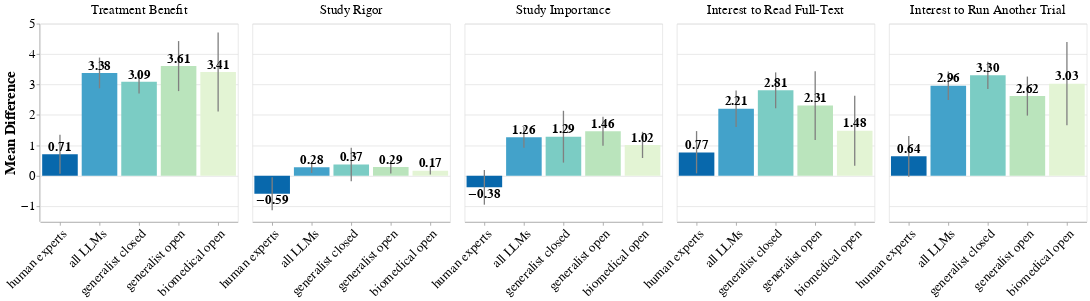

Notebook code cell kept with this figure:
### Markdown cell above
### Plots

### Code cell
# Create a mapping for custom facet titles
facet_title_mapping = {
    'benefit': 'Treatment Benefit',
    'rigor': 'Study Rigor',
    'importance': 'Study Importance',
    'full_text': 'Interest to Read Full-Text',
    'another_trial': 'Interest to Run Another Trial'
}

# Define the desired order for the facets
facet_order = ['Treatment Benefit', 'Study Rigor', 'Study Importance', 'Interest to Read Full-Text', 'Interest to Run Another Trial']

color_mapping = {
    'human experts': '#0868ac', 
    'all LLMs': '#43a2ca',  
    'generalist closed': '#7bccc4',  
    'generalist open': '#bae4bc',  
    'biomedical open': '#E3F4D4'
}

method_order = ['human experts', 'all LLMs', 'generalist closed', 'generalist open', 'biomedical open']

# Apply the mapping as a calculated field
chart_data = model_stats_final_df.copy()
chart_data['metric'] = chart_data['metric'].map(facet_title_mapping)

# Configure global font sizes
chart_config = {
    "axis": {"labelFontSize": 20, "titleFontSize": 22},  # Axis labels and titles
    "header": {"labelFontSize": 20, "titleFontSize": 22},  # Facet headers
    "legend": {"labelFontSize": 18, "titleFontSize": 20},  # Legend labels and titles
    "text": {"fontSize": 20},  # Text mark size
}

# Bar chart
bars = alt.Chart(chart_data).mark_bar().encode(
    x=alt.X('method:N', title=None, axis=alt.Axis(labelAngle=-45), sort=method_order),
    y=alt.Y('mean_diff:Q', title='Mean Difference'),
    color=alt.Color('method:N', title='Method', legend=None, scale=alt.Scale(domain=list(color_mapping.keys()), range=list(color_mapping.values())))
).properties(
    width=300,  # Set the width to 300 pixels
    height=300  # Set the height to 300 pixels
)

# Error bars
error_bars = alt.Chart(chart_data).mark_errorbar().encode(
    alt.X("method:N", sort=method_order),
    alt.Y("ci_lower:Q").title("Mean Difference"),
    alt.Y2("ci_upper:Q"),
    strokeWidth=alt.value(2),
    color=alt.value('gray')
)

# Add value labels
text = bars.mark_text(
    align='center',
    baseline='bottom',
    fontWeight='bold',
    dy=alt.expr(expr=alt.expr.if_(alt.datum.mean_diff >= 0, -1, 20))  # Adjust the position of the text    
).encode(
    text=alt.Text('mean_diff:Q', format='.2f'),
    color=alt.value('black')  # Set text color to black
)

# Combine layers and facet
chart = alt.layer(bars, error_bars, text, data=chart_data).facet(
    column=alt.Column('metric:N', title=None, sort=facet_order),
).configure(**chart_config)  # Apply the global configuration

# save to html
chart.save("./plots/interpretation_by_measures.html")

chart

### Figure 1 — Vega-Lite specification as saved in the notebook (floating-point values rounded to 4 significant figures)
{"config": {"view": {"continuousWidth": 300, "continuousHeight": 300}, "axis": {"labelFontSize": 20, "titleFontSize": 22}, "header": {"labelFontSize": 20, "titleFontSize": 22}, "legend": {"labelFontSize": 18, "titleFontSize": 20}, "text": {"fontSize": 20}}, "data": {"name": "data-a1f1a0b8c0eb40a458b114e64a169a30"}, "facet": {"column": {"field": "metric", "sort": ["Treatment Benefit", "Study Rigor", "Study Importance", "Interest to Read Full-Text", "Interest to Run Another Trial"], "title": null, "type": "nominal"}}, "spec": {"layer": [{"mark": {"type": "bar"}, "encoding": {"color": {"field": "method", "legend": null, "scale": {"domain": ["human experts", "all LLMs", "generalist closed", "generalist open", "biomedical open"], "range": ["#0868ac", "#43a2ca", "#7bccc4", "#bae4bc", "#E3F4D4"]}, "title": "Method", "type": "nominal"}, "x": {"axis": {"labelAngle": -45}, "field": "method", "sort": ["human experts", "all LLMs", "generalist closed", "generalist open", "biomedical open"], "title": null, "type": "nominal"}, "y": {"field": "mean_diff", "title": "Mean Difference", "type": "quantitative"}}}, {"mark": {"type": "errorbar"}, "encoding": {"color": {"value": "gray"}, "strokeWidth": {"value": 2}, "x": {"field": "method", "sort": ["human experts", "all LLMs", "generalist closed", "generalist open", "biomedical open"], "type": "nominal"}, "y": {"field": "ci_lower", "title": "Mean Difference", "type": "quantitative"}, "y2": {"field": "ci_upper"}}}, {"mark": {"type": "text", "align": "center", "baseline": "bottom", "dy": {"expr": "if((datum.mean_diff >= 0),-1,20)"}, "fontWeight": "bold"}, "encoding": {"color": {"value": "black"}, "text": {"field": "mean_diff", "format": ".2f", "type": "quantitative"}, "x": {"axis": {"labelAngle": -45}, "field": "method", "sort": ["human experts", "all LLMs", "generalist closed", "generalist open", "biomedical open"], "title": null, "type": "nominal"}, "y": {"field": "mean_diff", "title": "Mean Difference", "type": "quantitative"}}}], "height": 300, "width": 300}, "$schema": "https://vega.github.io/schema/vega-lite/v5.20.1.json", "datasets": {"data-a1f1a0b8c0eb40a458b114e64a169a30": [{"mean_diff": 0.71, "ci_lower": 0.07, "ci_upper": 1.35, "metric": "Treatment Benefit", "method": "human experts"}, {"mean_diff": -0.59, "ci_lower": -1.13, "ci_upper": -0.05, "metric": "Study Rigor", "method": "human experts"}, {"mean_diff": -0.38, "ci_lower": -0.95, "ci_upper": 0.19, "metric": "Study Importance", "method": "human experts"}, {"mean_diff": 0.77, "ci_lower": 0.08, "ci_upper": 1.47, "metric": "Interest to Read Full-Text", "method": "human experts"}, {"mean_diff": 0.64, "ci_lower": -0.03, "ci_upper": 1.31, "metric": "Interest to Run Another Trial", "method": "human experts"}, {"mean_diff": 3.381, "ci_lower": 2.875, "ci_upper": 3.888, "metric": "Treatment Benefit", "method": "all LLMs"}, {"mean_diff": 0.2772, "ci_lower": 0.0886, "ci_upper": 0.4657, "metric": "Study Rigor", "method": "all LLMs"}, {"mean_diff": 1.264, "ci_lower": 0.9227, "ci_upper": 1.605, "metric": "Study Importance", "method": "all LLMs"}, {"mean_diff": 2.205, "ci_lower": 1.606, "ci_upper": 2.804, "metric": "Interest to Read Full-Text", "method": "all LLMs"}, {"mean_diff": 2.963, "ci_lower": 2.496, "ci_upper": 3.429, "metric": "Interest to Run Another Trial", "method": "all LLMs"}, {"mean_diff": 3.09, "ci_lower": 2.708, "ci_upper": 3.473, "metric": "Treatment Benefit", "method": "generalist closed"}, {"mean_diff": 0.3714, "ci_lower": -0.1779, "ci_upper": 0.9207, "metric": "Study Rigor", "method": "generalist closed"}, {"mean_diff": 1.286, "ci_lower": 0.4335, "ci_upper": 2.138, "metric": "Study Importance", "method": "generalist closed"}, {"mean_diff": 2.81, "ci_lower": 2.219, "ci_upper": 3.4, "metric": "Interest to Read Full-Text", "method": "generalist closed"}, {"mean_diff": 3.305, "ci_lower": 2.857, "ci_upper": 3.752, "metric": "Interest to Run Another Trial", "method": "generalist closed"}, {"mean_diff": 3.607, "ci_lower": 2.784, "ci_upper": 4.43, "metric": "Treatment Benefit", "method": "generalist open"}, {"mean_diff": 0.2917, "ci_lower": 0.07719, "ci_upper": 0.5061, "metric": "Study Rigor", "method": "generalist open"}, {"mean_diff": 1.462, "ci_lower": 0.9874, "ci_upper": 1.938, "metric": "Study Importance", "method": "generalist open"}, {"mean_diff": 2.308, "ci_lower": 1.18, "ci_upper": 3.437, "metric": "Interest to Read Full-Text", "method": "generalist open"}, {"mean_diff": 2.621, "ci_lower": 1.979, "ci_upper": 3.263, "metric": "Interest to Run Another Trial", "method": "generalist open"}, {"mean_diff": 3.414, "ci_lower": 2.117, "ci_upper": 4.71, "metric": "Treatment Benefit", "method": "biomedical open"}, {"mean_diff": 0.1663, "ci_lower": 0.0465, "ci_upper": 0.2862, "metric": "Study Rigor", "method": "biomedical open"}, {"mean_diff": 1.016, "ci_lower": 0.5845, "ci_upper": 1.447, "metric": "Study Importance", "method": "biomedical open"}, {"mean_diff": 1.482, "ci_lower": 0.3302, "ci_upper": 2.635, "metric": "Interest to Read Full-Text", "method": "biomedical open"}, {"mean_diff": 3.03, "ci_lower": 1.659, "ci_upper": 4.401, "metric": "Interest to Run Another Trial", "method": "biomedical open"}]}}
